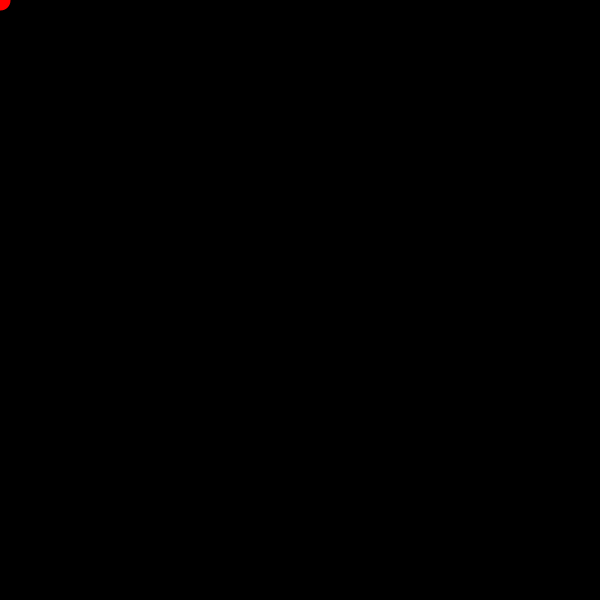
Frame 1 (no input)
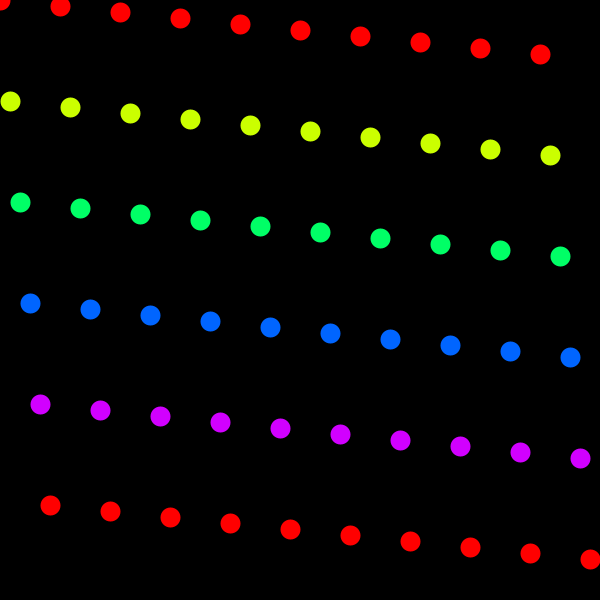
Frame 60 (the mouse pressed at the canvas centre just before this capture)
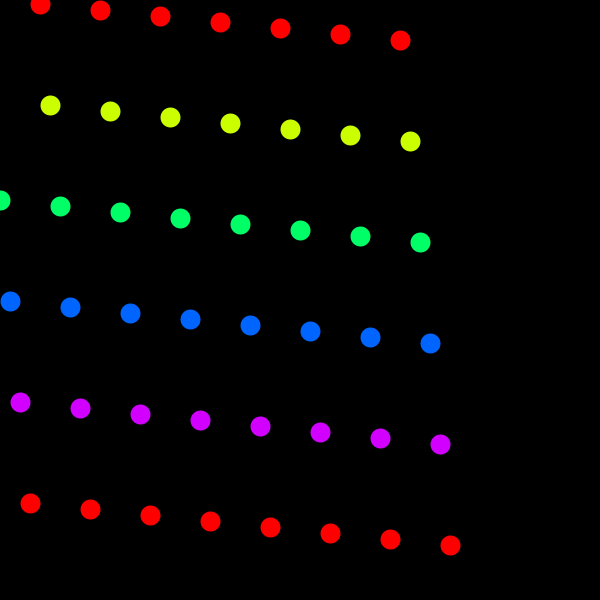
Frame 120 (the mouse held since frame 60 and released just before this capture)

The Processing sketch that drew these frames (run headless with seeded random() and noise(); from frame 60 on, the mouse is pressed at the canvas centre):

// Processing sketch: sketch_21
// ── sketch_21.pde
int p = 0;
int s = 0;
void setup() {
  colorMode(HSB);
  size(600,600);
  strokeWeight(20);
  background(0);
}
void draw() {
  if (s == 0) {
    stroke(0,255,255);
    point(p*10,p);
  }
  if (s == 1) {
    stroke(51,255,255);
    point(p*10,p+100);
  }
  if (s == 2) {
    stroke(102,255,255);
    point(p*10,p+200);
  }
  if (s == 3) {
    stroke(153,255,255);
    point(p*10,p+300);
  }
  if (s == 4) {
    stroke(205,255,255);
    point(p*10,p+400);
  }
  if (s == 5) {
    stroke(255,255,255);
    point(p*10,p+500);
    s = -1;
  }
  if (p > 72) {
  background(0);
  p = -1;
  }
  s = s + 1;
  p = p + 1;
}
